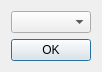
<?xml version="1.0" encoding="UTF-8"?>
<ui version="4.0">
 <class>DlgChooseAxis</class>
 <widget class="QDialog" name="DlgChooseAxis">
  <property name="geometry">
   <rect>
    <x>0</x>
    <y>0</y>
    <width>94</width>
    <height>67</height>
   </rect>
  </property>
  <property name="windowTitle">
   <string>Dialog</string>
  </property>
  <layout class="QVBoxLayout" name="verticalLayout">
   <item>
    <widget class="QComboBox" name="cmbAxis"/>
   </item>
   <item>
    <widget class="QPushButton" name="btnAccept">
     <property name="text">
      <string>OK</string>
     </property>
    </widget>
   </item>
  </layout>
 </widget>
 <resources/>
 <connections>
  <connection>
   <sender>btnAccept</sender>
   <signal>clicked()</signal>
   <receiver>DlgChooseAxis</receiver>
   <slot>accept()</slot>
   <hints>
    <hint type="sourcelabel">
     <x>46</x>
     <y>46</y>
    </hint>
    <hint type="destinationlabel">
     <x>46</x>
     <y>33</y>
    </hint>
   </hints>
  </connection>
 </connections>
</ui>
